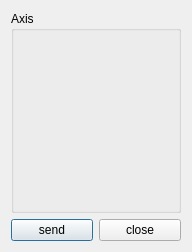
<?xml version="1.0" encoding="UTF-8"?>
<ui version="4.0">
 <class>formEnergise</class>
 <widget class="QDialog" name="formEnergise">
  <property name="geometry">
   <rect>
    <x>0</x>
    <y>0</y>
    <width>192</width>
    <height>252</height>
   </rect>
  </property>
  <property name="windowTitle">
   <string>Energise axis</string>
  </property>
  <layout class="QGridLayout">
   <item row="1" column="0">
    <widget class="QPushButton" name="btnSend">
     <property name="text">
      <string>send</string>
     </property>
    </widget>
   </item>
   <item row="1" column="1">
    <widget class="QPushButton" name="btnClose">
     <property name="text">
      <string>close</string>
     </property>
    </widget>
   </item>
   <item row="0" column="0" colspan="2">
    <widget class="QGroupBox" name="chkGroup">
     <property name="title">
      <string>Axis</string>
     </property>
     <layout class="QGridLayout"/>
    </widget>
   </item>
  </layout>
 </widget>
 <layoutdefault spacing="6" margin="11"/>
 <pixmapfunction>qPixmapFromMimeSource</pixmapfunction>
 <resources/>
 <connections>
  <connection>
   <sender>btnClose</sender>
   <signal>clicked()</signal>
   <receiver>formEnergise</receiver>
   <slot>close()</slot>
   <hints>
    <hint type="sourcelabel">
     <x>20</x>
     <y>20</y>
    </hint>
    <hint type="destinationlabel">
     <x>20</x>
     <y>20</y>
    </hint>
   </hints>
  </connection>
  <connection>
   <sender>btnSend</sender>
   <signal>clicked()</signal>
   <receiver>formEnergise</receiver>
   <slot>sendCommand()</slot>
   <hints>
    <hint type="sourcelabel">
     <x>20</x>
     <y>20</y>
    </hint>
    <hint type="destinationlabel">
     <x>20</x>
     <y>20</y>
    </hint>
   </hints>
  </connection>
 </connections>
</ui>
